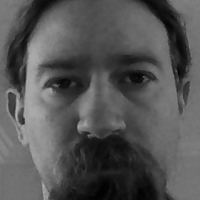
#> input picture data/at/jm/0.pgm, 200 x 200 px, given in place of the camera
$ python Cameo_main.py   (older library calls are emulated)
#> lines starting #> are read from the running program, lines starting #| are printed output that depends on the picture
### project_Cameo/managers.py
import cv2
import numpy
import time

class CaptureManager(object):
    def __init__(self, capture, previewWindowManage = None,
                        shouldMirrorPreview = False):
        self.previewWindowManage = previewWindowManage
        self.shouldMirrorPreview = shouldMirrorPreview
        self._capture = capture
        self._channel = 0
        self._enteredFrame = False
        self._frame = None
        self._imageFileName = None

        self._videoFileName = None
        self._videoEncoding = None
        self._videoWriter = None

        self._startTime = None
        self._framesElapsed = 0
        self._fpsEstimate = None

    @property
    def channel(self) :
        return self._channel

    # [5 lines left out: function channel, not called in this run]

    @property
    def frame(self) :
        if self._enteredFrame and self._frame is None:
            _, self._frame = self._capture.retrieve()
        return self._frame

    @property
    def isWritingImage(self):
        return self._imageFileName is not None

    @property
    def isWritingVideo(self):
        return self._videoFileName is not None

    """
    #decorator 解释器：
    @decorator
    def func():
        xxx

    相当于
    func = decorator(func)

    结构体里面的@property相当于生成了一个getter
    @.setter相当于生成了一个setter
    """

    def enterFrame(self) :
        """ Capture the next frame"""

        #But first , check that any previous frame was exited.
        assert not self._enteredFrame, \
            'previous enterFrame() had no matching exitFrame'

        if self._capture is not None:
            self._enteredFrame = self._capture.grab()

    def exitFrame(self) :
        """ Draw to the window, Write to files. Release the frame """

        # check whether any grabbed frame is retrievable
        # The getter may retrieve and cache the frame
        if self.frame is None:
            self._enteredFrame = False
            return

            # update the FPS estimate and related variables.
        if self._framesElapsed == 0:
            self._startTime = time.time()
        else :
            timeElapsed = time.time() - self._startTime
            self._fpsEstimate = self._framesElapsed / timeElapsed
        self._framesElapsed += 1

        #draw to the window, if any.
        if self.previewWindowManage is not None:
            if self.shouldMirrorPreview:
                mirroredFrame = numpy.fliplr(self._frame).copy()        # fliplr()将数组在行变换上翻转，列保持不便
                self.previewWindowManage.show(mirroredFrame)
            else:
                self.previewWindowManage.show(self._frame)

        #wirte to the image file , if any
        if self.isWritingImage:
            cv2.imwrite(self._imageFileName, self._frame)
            self._imageFileName = None

        # write to the video file, if any
        self._writeVideoFrame()

        #Release the frame
        self._frame = None
        self._enteredFrame = False

    def writeImage(self, filename):
        """write the next exited frame to an image file."""
        self._imageFileName = filename

    # [10 lines left out: functions startWritingVideo, stopWritingVideo, not called in this run]

    def _writeVideoFrame(self) :
        if not self.isWritingVideo:
            return

        if self._videoWriter is None:
            fps = self._capture.get(cv2.CAP_PROP_FPS)
            if fps == 0:
                #the captures fps is unknown so use a estimate
                if self._framesElapsed < 20:
                    #wait until more frames elapse so thart the estimate is more stable
                    return
                else :
                    fps = self._fpsEstimate
            size = (int(self._capture.get(cv2.CAP_PROP_FRAME_WIDTH)),
                        int (self._capture.get(cv2.CAP_PROP_FRAME_HEIGHT)))
            self._videoWriter = cv2.VideoWriter(
                self._videoFileName, self._videoEncoding, fps, size)
        self._videoWriter.write(self._frame)


class WindowManger(object):

    def __init__(self, windowName, keypressCallback = None) :
        self.keypressCallback = keypressCallback
        self._windowName = windowName
        self._isWindwoCreated= False

    @property
    def isWindwoCreated(self):
        return self._isWindwoCreated

    def createWindow(self) :
        cv2.namedWindow(self._windowName)
        self._isWindwoCreated = True

    def show(self, frame):
        cv2.imshow(self._windowName, frame)

    def destroyWindow(self):
        cv2.destroyWindow(self._windowName)
        self._isWindwoCreated = False

    def processEvents(self):
        keycode = cv2.waitKey(1)

        if self.keypressCallback is not None and keycode != -1:
            #Discard any non-ASCII info encoded by GTK
            keycode &= 0xFF
            self.keypressCallback(keycode)


### project_Cameo/filters.py
import cv2
import numpy
import utils


def strokeEdges(src, dst, blurKsize = 7, edgeKsize = 5):
    if blurKsize >= 3:
        blurredSrc = cv2.medianBlur(src, blurKsize)                         #中值滤波器 对去除彩色图像噪声很有效
        graySrc = cv2.cvtColor(blurredSrc, cv2.COLOR_BGR2GRAY)
    else:
        graySrc = cv2.cvtColor(src, cv2.COLOR_BGR2GRAY)
    cv2.Laplacian(graySrc, cv2.CV_8U, graySrc, ksize = edgeKsize)
    normalizedInverseAlpha = (1.0 / 255) * (255 - graySrc)
    channels = cv2.split(src)
    for channel in channels:
        channel[:] = channel * normalizedInverseAlpha
    cv2.merge(channels, dst)


class VConvolutionFilter(object):
    """A filter that applies a convolution to V (or all of BGR)."""

    def __init__(self, kernel):
        self._kernel = kernel

    def apply(self, src, dst):
        """Apply the filter with a BGR or gray source/destination."""
        cv2.filter2D(src, -1, self._kernel, dst)

class BlurFilter(VConvolutionFilter):
    """A blur filter with a 2-pixel radius."""
    """模糊滤波器_简单近邻滤波器"""
    # [7 lines left out: function __init__, not called in this run]

class SharpenFilter(VConvolutionFilter):
    """A sharpen filter with a 1-pixel radius."""
    """锐化滤波器"""
    # [5 lines left out: function __init__, not called in this run]

class FindEdgesFilter(VConvolutionFilter):
    """An edge-finding filter with a 1-pixel radius."""
    """"边缘检测滤波器"""
    def __init__(self):
        kernel = numpy.array([[-1, -1, -1],
                              [-1,  8, -1],
                              [-1, -1, -1]])
        VConvolutionFilter.__init__(self, kernel)

class EmbossFilter(VConvolutionFilter):
    """An emboss filter with a 1-pixel radius."""

    # [5 lines left out: function __init__, not called in this run]


class BGRFuncFilter(object):
    """A filter that applies different functions to each of BGR."""

    # [17 lines left out: functions __init__, apply, not called in this run]

class BGRCurveFilter(BGRFuncFilter):
    """A filter that applies different curves to each of BGR."""

    # [7 lines left out: function __init__, not called in this run]


class BGRCrossProcessCurveFilter(BGRCurveFilter):
    """A filter that applies cross-process-like curves to BGR."""

    # [7 lines left out: function __init__, not called in this run]

class BGRPortraCurveFilter(BGRCurveFilter):
    """A filter that applies Portra-like curves to BGR."""

    # [8 lines left out: function __init__, not called in this run]

class BGRProviaCurveFilter(BGRCurveFilter):
    """A filter that applies Provia-like curves to BGR."""

    # [7 lines left out: function __init__, not called in this run]

class BGRVelviaCurveFilter(BGRCurveFilter):
    """A filter that applies Velvia-like curves to BGR."""

    # [8 lines left out: function __init__, not called in this run]

### project_Cameo/Cameo_main.py
import sys
sys.path.append('/home/wangfan/Desktop/test')

import cv2
import filters
from managers import WindowManger, CaptureManager

class Cameo(object):
    def __init__(self):
        self._windowManager = WindowManger('Cameo', self.onKeypress)
        self._captureManager = CaptureManager(cv2.VideoCapture(0), self._windowManager, True)
        self._curveFilter = filters.FindEdgesFilter()

    def run(self):
        """Run the main loop"""
        self._windowManager.createWindow()
        while self._windowManager.isWindwoCreated:
            self._captureManager.enterFrame()

            frame = self._captureManager.frame
            if frame is not None:
                # TODO : filter the frame (chapter 3)
                filters.strokeEdges(frame,frame)
                self._curveFilter.apply(frame, frame)

            self._captureManager.exitFrame()
            self._windowManager.processEvents()
#> this loop made 1 pass; (key Esc is pressed on pass 1)
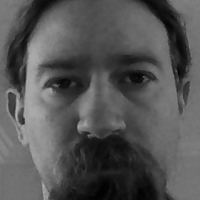
#> input picture data/at/jm/0.pgm, 200 x 200 px, given in place of the camera
#> pass 1, in strokeEdges, `normalizedInverseAlpha = (1.0 / 255) * (255 - graySrc)`:
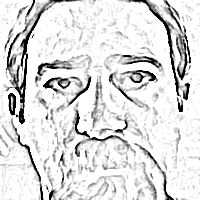
#> normalizedInverseAlpha: shape (200, 200) float64; min 0, max 1, mean 0.868
#> pass 1, in exitFrame, `mirroredFrame = numpy.fliplr(self._frame).copy()`:
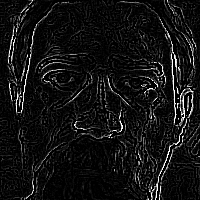
#> mirroredFrame: shape (200, 200, 3); min 0, max 255, mean 19
#> after the loop:
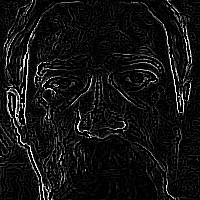
#> frame: shape (200, 200, 3); min 0, max 255, mean 19

    def onKeypress(self, keycode):
        """ Handle a keypress
        space-> Take a screenshot
        tab-> Start/Stop recording a screencast.
        escape ->quit
        """
        if keycode == 32: #space
            self._captureManager.writeImage('screenshot.png')
        elif keycode == 9: #tab
            if not self._captureManager.isWritingVideo:
                self._captureManager.startWritingVideo('screencast.avi')
            else :
                self._captureManager.stopWritingVideo()
        elif keycode == 27: # esc
            self._windowManager.destroyWindow()

#if __name__ == "__main__":
Cameo().run()
